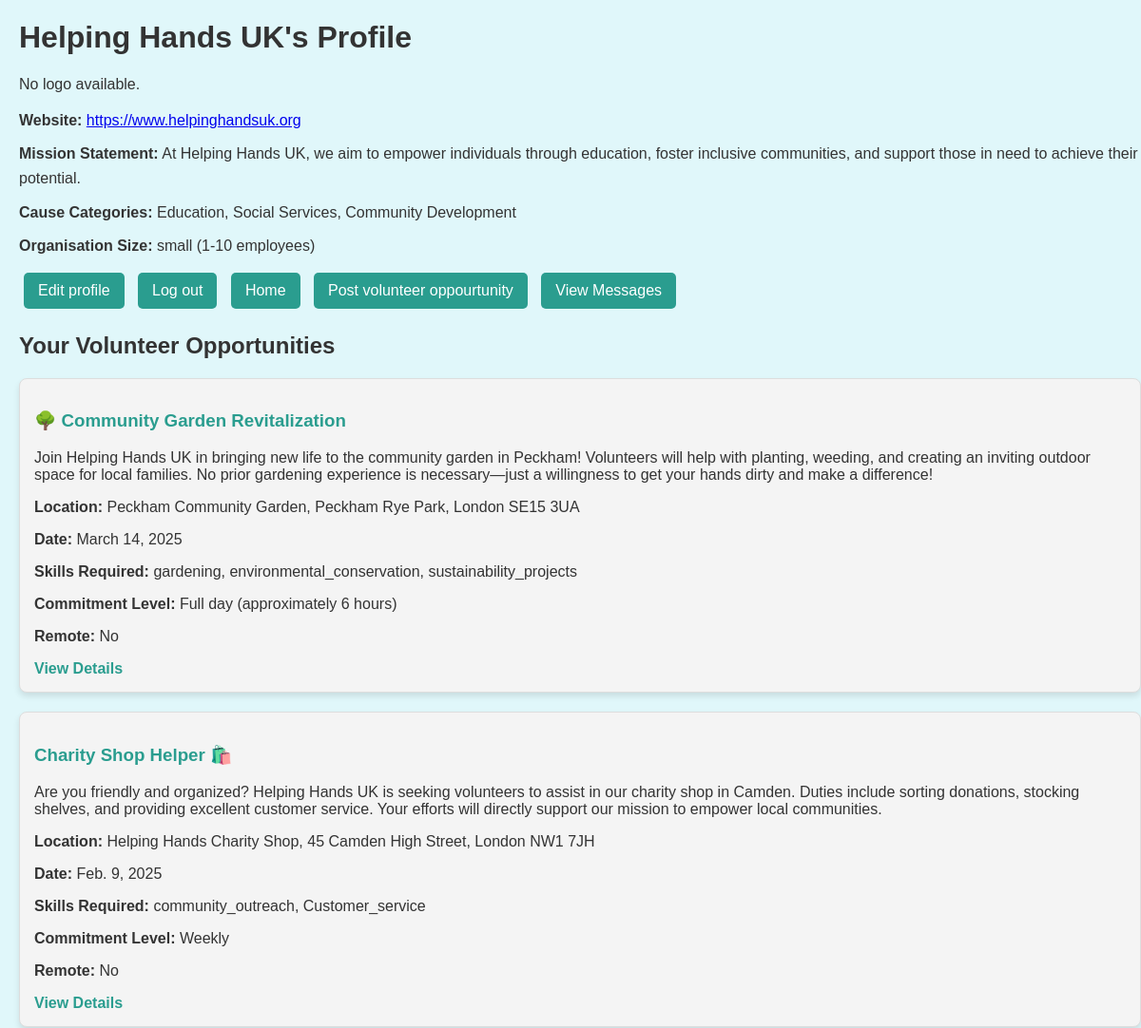
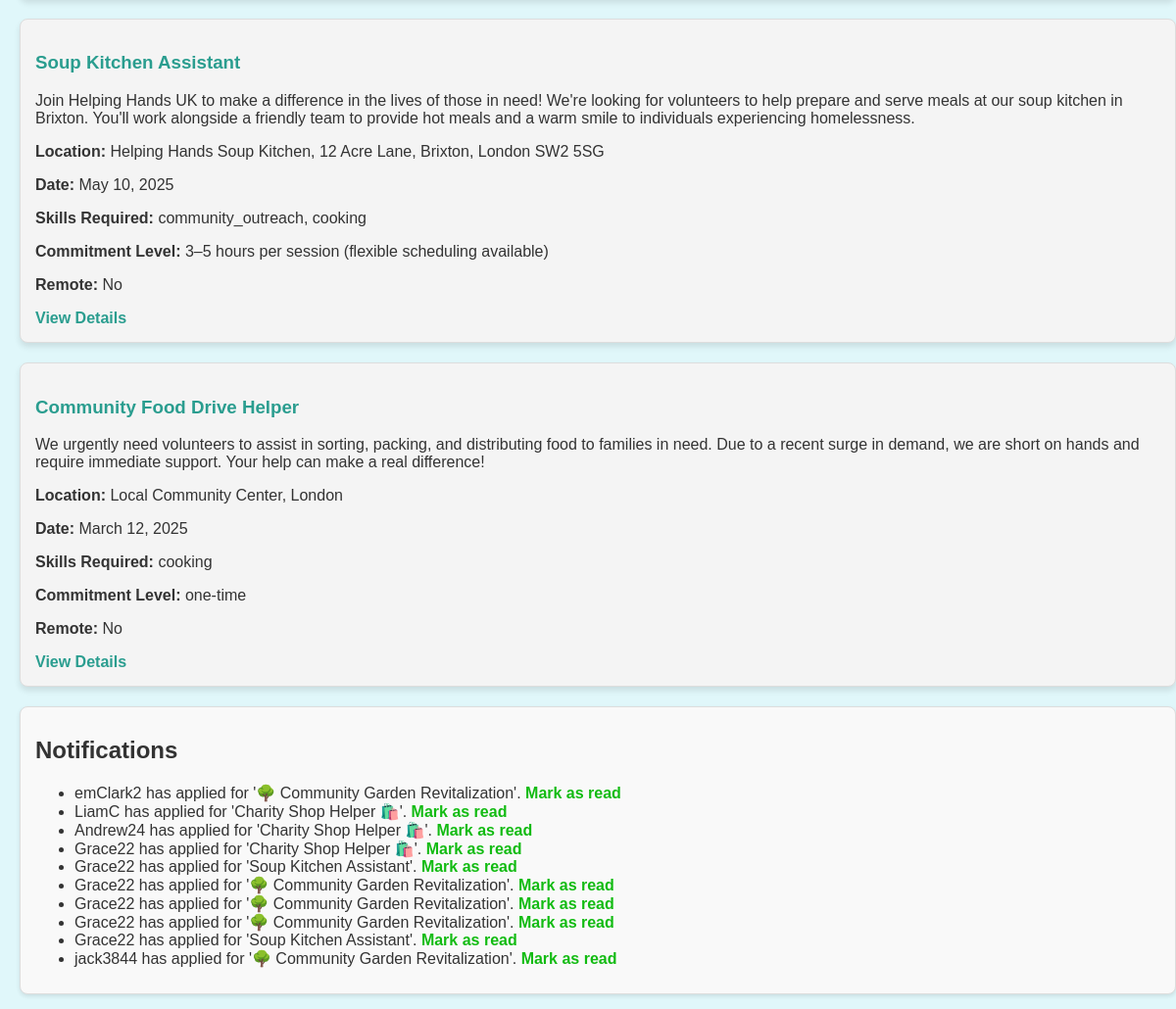
The page /organisation-profile/ (signed in) on the database its author committed (2 pictures, top to bottom).
### volunteers/models.py (models this page shows, shortened)
class Organisation(models.Model):
    user = models.OneToOneField(User, on_delete=models.CASCADE)
    organisation_name = models.CharField(max_length=50, null=True,unique=True,)
    website_url = models.URLField(blank=True, null=True)
    mission_statement = models.TextField()
    cause_categories = models.JSONField()
    organisation_size = models.CharField(max_length=50)
    logo = models.ImageField(upload_to='organisation_logos/', blank=True, null=True)

class VolunteerOpportunity(models.Model):
    organisation = models.ForeignKey(Organisation, on_delete=models.CASCADE)
    title = models.CharField(max_length=200)
    description = models.TextField()
    skills_required = models.JSONField()
    location = models.CharField(max_length=100)
    street_address = models.CharField(max_length=255)
    city = models.CharField(max_length=100)
    postcode = models.CharField(max_length=10)
    county = models.CharField(max_length=100, null=True, blank=True)
    country = models.CharField(max_length=100, default='United Kingdom')
    date = models.DateField()
    duration = models.CharField(max_length=100)
    commitment_level = models.CharField(max_length=100)
    remote = models.BooleanField(default=False)
    contact_info = models.JSONField(null=True, blank=True)
    created_at = models.DateTimeField(auto_now_add=True)
    latitude = models.FloatField(null=True, blank=True)
    longitude = models.FloatField(null=True, blank=True)
    urgent = models.BooleanField(default=False)

class Notifications(models.Model):
    recipient = models.ForeignKey(settings.AUTH_USER_MODEL, on_delete=models.CASCADE, related_name="notifications")
    message = models.TextField()
    related_opportunity = models.ForeignKey('VolunteerOpportunity', on_delete=models.CASCADE, null=True, blank=True)
    created_at = models.DateTimeField(auto_now_add=True)
    is_read = models.BooleanField(default=False)

### volunteers/views.py (the view)
# urls.py: path('organisation-profile/', views.organisationProfile, name='organisation-profile'),
@login_required
def organisationProfile(request):
    organisation = get_object_or_404(Organisation, user=request.user)
    notifications = Notifications.objects.filter(recipient=request.user, is_read=False)
    opportunities = VolunteerOpportunity.objects.filter(organisation=organisation)
    cause_categories = [category.replace("_", " ").title() for category in organisation.cause_categories]
    context = {
        'organisation': organisation,
        'opportunities': opportunities,
        'notifications': notifications,
        'cause_categories': cause_categories
    }
    return render(request, 'organisation-profile.html', context)

### volunteers/templates/organisation-profile.html (shortened to what this page needs)
<!DOCTYPE html>
<html lang="en">
<head>
    {% load static %}
    <link rel="stylesheet" href="{% static 'organisation-profile.css' %}">
</head>
<body>
    <div class="container">
        <h1>{{ organisation.organisation_name }}'s Profile</h1>
         <div class="organisation-logo">
            {% if organisation.logo %}
                <img src="{{ organisation.logo.url }}" alt="{{ organisation.name }}'s Logo" id = 'organisation-logo-img'>
            {% else %}
                <p>No logo available.</p>
            {% endif %}
        </div>
        <div class="organisation-info">
            <p><strong>Website:</strong> <a href="{{ organisation.website_url }}" target="_blank">{{ organisation.website_url }}</a></p>
            <p><strong>Mission Statement:</strong> {{ organisation.mission_statement }}</p>
            <p><strong>Cause Categories:</strong> {{ cause_categories|join:", " }}</p>
            <p><strong>Organisation Size:</strong> {{ organisation.organisation_size }}</p>
        </div>
        <div class="organisation-links">
            <a href="{% url 'edit-organisation-profile' %}">Edit profile</a>
            <a href="{% url 'log-out' %}">Log out</a>
            <a href="{% url 'home' %}">Home</a>
            <a href="{% url 'post-volunteer-oppourtunity' %}">Post volunteer oppourtunity</a>
            <a href="{% url 'view_messages' %}">View Messages</a>
        </div>
        <h2>Your Volunteer Opportunities</h2>
        {% if opportunities %}
            <ul class="opportunity-list">
                {% for opportunity in opportunities %}
                    <li class="opportunity-item">
                        <h3><a href="{% url 'opportunity-detail' opportunity.id %}">{{ opportunity.title }}</a></h3>
                        <p>{{ opportunity.description }}</p>
                        <p><strong>Location:</strong> {{ opportunity.location }}</p>
                        <p><strong>Date:</strong> {{ opportunity.date }}</p>
                        <p><strong>Skills Required:</strong> {{ opportunity.skills_required|join:", " }}</p>
                        <p><strong>Commitment Level:</strong> {{ opportunity.commitment_level }}</p>
                        <p><strong>Remote:</strong> {{ opportunity.remote|yesno:"Yes,No" }}</p>
                    <a href="{% url 'opportunity-detail' opportunity.id %}">View Details</a>
                {% endfor %}
            </li>
            </ul>
        {% else %}
            <p>No volunteer opportunities posted yet.</p>
        {% endif %}
    <div class="notification" >
        <h2>Notifications</h2>
        <ul >
            {% for notification in notifications %}
                <li>
                    {{ notification.message }}
                    <a href="{% url 'mark_notification_as_read' notification.id %}">Mark as read</a>
                </li>
            {% endfor %}
        </ul>
    </div>
    </div>
</body>
</html>

### volunteers/static/organisation-profile.css (style rules this page uses)
body { font-family: Arial, Helvetica, sans-serif; margin: 0; padding: 0; background-color: #e0f7fa ; color: #333; margin-left: 20px; }
.organisation-info p { line-height: 1.6; margin: 10px 0; }
.organisation-links a { display: inline-block; text-decoration: none; color: #fff; background-color: #2a9d8f; padding: 10px 15px; border-radius: 5px; margin: 5px; transition: background-color 0.3s; }
.opportunity-list { list-style-type: none; padding: 0; }
.opportunity-item { margin-bottom: 20px; padding: 15px; border: 1px solid #ddd; border-radius: 8px; background-color: #f4f4f4; box-shadow: 0 4px 6px rgba(0, 0, 0, 0.1); transition: transform 0.2s ease-in-out, box-shadow 0.2s ease-in-out; }
.opportunity-item a { color: #2a9d8f; text-decoration: none; font-weight: bold; }
.notification { background-color: #f9f9f9; border: 1px solid #ddd; border-radius: 8px; box-shadow: 0 2px 4px rgba(0, 0, 0, 0.1); padding: 10px 15px; margin-bottom: 15px; }
.notification a { color: rgb(18, 187, 18); text-decoration: none; font-weight: bold; }

### rows shown on the page
Organisation: organisation_name "Helping Hands UK", website_url "https://www.helpinghandsuk.org", mission_statement "At Helping Hands UK, we aim to empower individuals through education, foster inclusive communities, and support those in need to achieve their potential.", organisation_size "small (1-10 employees)"
VolunteerOpportunity: title "🌳 Community Garden Revitalization", description "Join Helping Hands UK in bringing new life to the community garden in Peckham! Volunteers will help with planting, weeding, and creating an inviting outdoor space for local families. No prior gardening experience is necessary—just a willingness to get your hands dirty and make a difference!", location "Peckham Community Garden, Peckham Rye Park, London SE15 3UA", date "March 14, 2025", skills_required "gardening, environmental_conservation, sustainability_projects", commitment_level "Full day (approximately 6 hours)", remote "No"
VolunteerOpportunity: title "Charity Shop Helper 🛍️", description "Are you friendly and organized? Helping Hands UK is seeking volunteers to assist in our charity shop in Camden. Duties include sorting donations, stocking shelves, and providing excellent customer service. Your efforts will directly support our mission to empower local communities.", location "Helping Hands Charity Shop, 45 Camden High Street, London NW1 7JH", date "Feb. 9, 2025", skills_required "community_outreach, Customer_service", commitment_level "Weekly", remote "No"
VolunteerOpportunity: title "Soup Kitchen Assistant", description "Join Helping Hands UK to make a difference in the lives of those in need! We're looking for volunteers to help prepare and serve meals at our soup kitchen in Brixton. You'll work alongside a friendly team to provide hot meals and a warm smile to individuals experiencing homelessness.", location "Helping Hands Soup Kitchen, 12 Acre Lane, Brixton, London SW2 5SG", date "May 10, 2025", skills_required "community_outreach, cooking", commitment_level "3–5 hours per session (flexible scheduling available)", remote "No"
VolunteerOpportunity: title "Community Food Drive Helper", description "We urgently need volunteers to assist in sorting, packing, and distributing food to families in need. Due to a recent surge in demand, we are short on hands and require immediate support. Your help can make a real difference!", location "Local Community Center, London", date "March 12, 2025", skills_required "cooking", commitment_level "one-time", remote "No"
Notifications: message "emClark2 has applied for '🌳 Community Garden Revitalization'."
Notifications: message "LiamC has applied for 'Charity Shop Helper 🛍️'."
Notifications: message "Andrew24 has applied for 'Charity Shop Helper 🛍️'."
Notifications: message "Grace22 has applied for 'Charity Shop Helper 🛍️'."
Notifications: message "Grace22 has applied for 'Soup Kitchen Assistant'."
Notifications: message "Grace22 has applied for '🌳 Community Garden Revitalization'."
Notifications: message "Grace22 has applied for '🌳 Community Garden Revitalization'."
Notifications: message "Grace22 has applied for '🌳 Community Garden Revitalization'."
Notifications: message "Grace22 has applied for 'Soup Kitchen Assistant'."
Notifications: message "jack3844 has applied for '🌳 Community Garden Revitalization'."

### other values the page prints
{{ cause_categories|join:", " }} "Education, Social Services, Community Development"
